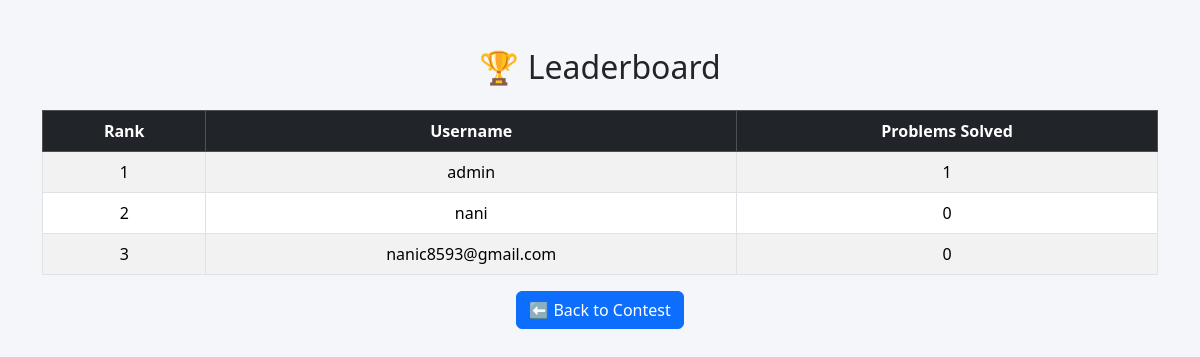
Page /leaderboard/16 (signed in) on the committed database.
### tables this page shows
CREATE TABLE users(
    username TEXT PRIMARY KEY,
    password BLOB,
    role TEXT,
    rating INTEGER DEFAULT 1200
);

### app.py (the view)
@app.route("/leaderboard/<int:cid>")
def leaderboard(cid):
    if "user" not in session:
        return redirect("/")
    conn = sqlite3.connect("platform.db")
    c = conn.cursor()
    c.execute("""
        SELECT u.username, COUNT(DISTINCT s.problem_id) as solved_count
        FROM users u
        LEFT JOIN submissions s
        ON u.username = s.username
        AND s.verdict='Accepted'
        GROUP BY u.username
        ORDER BY solved_count DESC
    """)
    rankings = c.fetchall()
    conn.close()
    return render_template("leaderboard.html", rankings=rankings, cid=cid)

### templates/leaderboard.html (shortened to what this page needs)
<!DOCTYPE html>
<html>
<head>
    <link href="https://cdn.jsdelivr.net/npm/bootstrap@5.3.2/dist/css/bootstrap.min.css" rel="stylesheet">
</head>
<body style="background:#f5f6fa">
<div class="container mt-5">
    <h2 class="mb-4 text-center">🏆 Leaderboard</h2>
    <table class="table table-bordered table-striped text-center">
        <thead class="table-dark">
            <tr>
                <th>Rank</th>
                <th>Username</th>
                <th>Problems Solved</th>
            </tr>
        </thead>
        <tbody>
            {% for user in rankings %}
            <tr>
                <td>{{ loop.index }}</td>
                <td>{{ user[0] }}</td>
                <td>{{ user[1] }}</td>
            </tr>
            {% endfor %}
        </tbody>
    </table>
    <div class="text-center mt-3">
        <a href="/contest/{{ cid }}" class="btn btn-primary">
            ⬅ Back to Contest
        </a>
    </div>
</div>
</body>
</html>

### rows in the picture
users: username "admin", user "1"
users: username "nani", user "0"
users: username "nanic8593@gmail.com", user "0"
